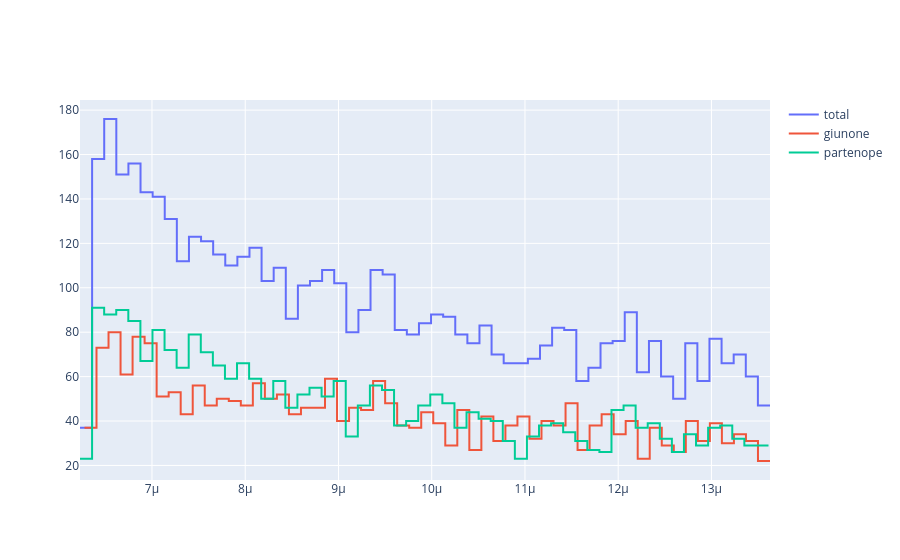

Notebook code for this chart:
### Markdown cell above
# Noise analysis

### Code cell
unif_total = np.concatenate([unif_g , unif_p])


def hist_trace(arr, label, bins=n_bins):
    count, edges = np.histogram(arr, bins=bins, density=False)
    y = count
    x = edges[:-1]
    return go.Scatter(
        x=np.r_[x, edges[-1]],
        y=np.r_[y, y[-1]],
        mode="lines",
        name=label,
        line_shape="hv",
    )


fig_main = go.Figure()
fig_main.add_trace(hist_trace(unif_total, "total"))
fig_main.add_trace(hist_trace(unif_g, "giunone"))
fig_main.add_trace(hist_trace(unif_p, "partenope"))

fig_main.show()
